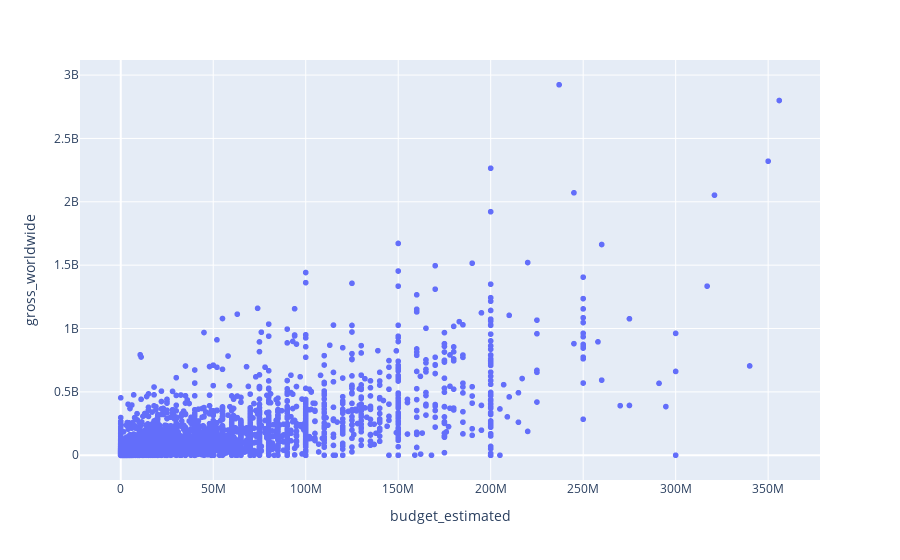

The notebook cell this image was saved under:
### Markdown cell above
Does a higher budget correlate with higher revenue?

### Code cell
fig = px.scatter(filtered_dollar_df, x='budget_estimated', y='gross_worldwide', hover_data=['title', 'release_year'])
fig.show()

### Figure 1 — Plotly figure (JSON) as saved in the notebook; plotly's stock layout.template omitted (floating-point values rounded to 4 significant figures; data arrays with more than 128 entries replaced by an {"elided": "..."} marker saying what was removed)
{"data": [{"customdata": {"elided": "8650x2 mixed values"}, "hovertemplate": "budget_estimated=%{x}<br>gross_worldwide=%{y}<br>title=%{customdata[0]}<br>release_year=%{customdata[1]}<extra></extra>", "legendgroup": "", "marker": {"color": "#636efa", "symbol": "circle"}, "mode": "markers", "name": "", "showlegend": false, "type": "scattergl", "x": {"elided": "8650 int values"}, "xaxis": "x", "y": {"elided": "8650 int values"}, "yaxis": "y"}], "layout": {"legend": {"tracegroupgap": 0}, "margin": {"t": 60}, "xaxis": {"anchor": "y", "domain": [0, 1], "title": {"text": "budget_estimated"}}, "yaxis": {"anchor": "x", "domain": [0, 1], "title": {"text": "gross_worldwide"}}}}
